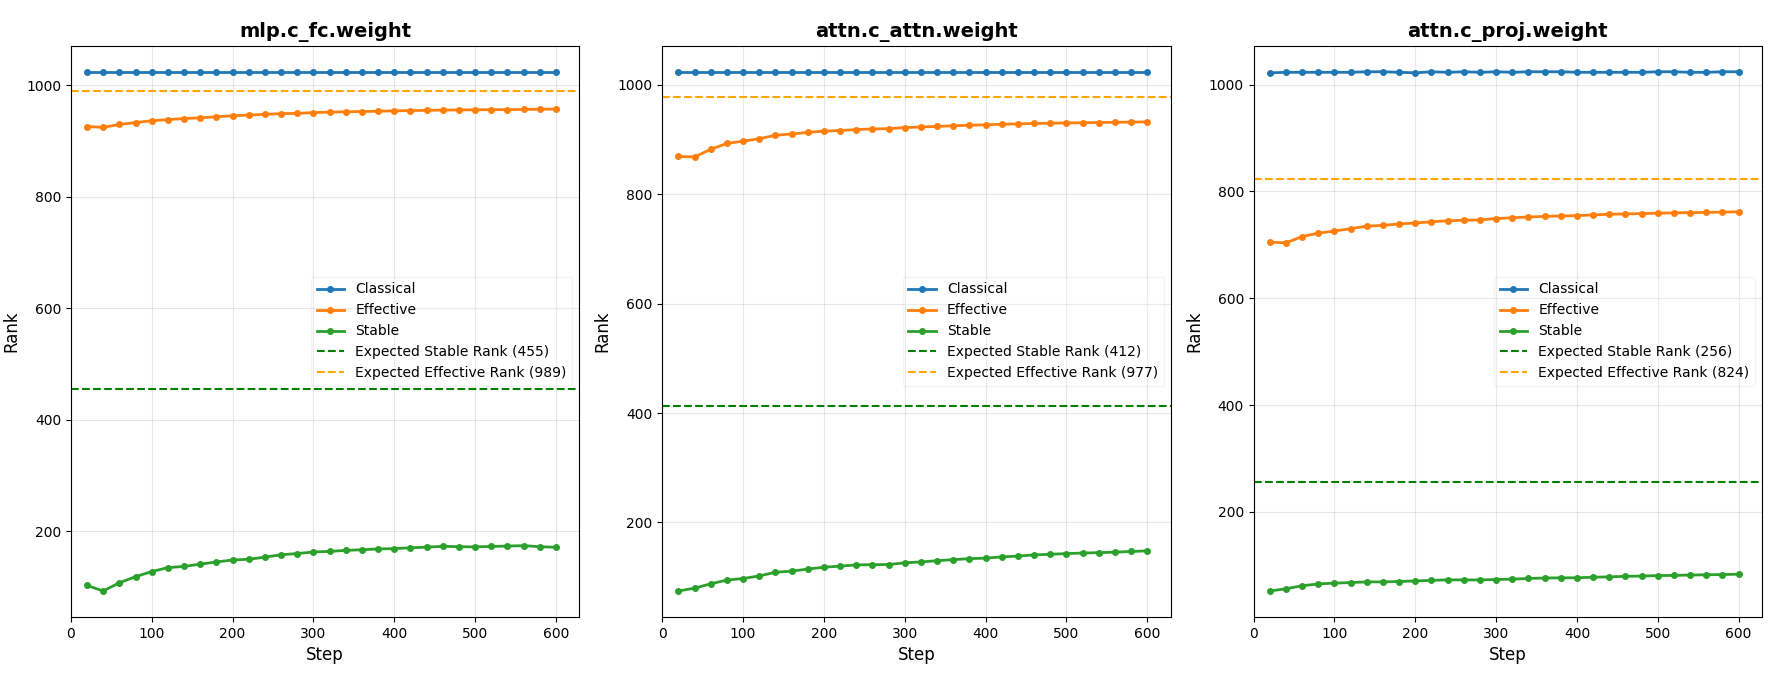

Write Python code to recreate this figure.
import pandas as pd
import matplotlib.pyplot as plt
from pathlib import Path

# --- Configuration (shared between plotting functions) ---

# Theoretical mean ranks for different shapes based on layer index
# (stable_rank, effective_rank)
THEORETICAL_RANKS = {
    0: (455, 989),    # For mlp.c_fc.weight (1024x4096)
    1: (412, 977),    # For attn.c_attn.weight (1024x3072)
    2: (256, 824)     # For attn.c_proj.weight (1024x1024)
}

# Define layer mapping (layer number -> (layer name, filename component))
LAYER_INFO = {
    0: ("mlp.c_fc.weight", "mlpfc"),
    1: ("attn.c_attn.weight", "attnweight"),
    2: ("attn.c_proj.weight", "proj")
}

CSV_DIR = Path(__file__).parent / "csvwandb"

# --- Plotting Functions ---

def plot_all_layer_ranks():
    """Generates a 3-subplot figure showing all ranks for all 3 layers."""
    fig, axes = plt.subplots(1, 3, figsize=(18, 5))
    rank_types = ["classical", "effective", "stable"]

    for layer_idx in range(3):
        ax = axes[layer_idx]
        layer_name, filename_component = LAYER_INFO[layer_idx]
        
        for rank_type in rank_types:
            filename = f"{rank_type}_attn_{layer_idx}_{filename_component}.csv"
            filepath = CSV_DIR / filename
            
            if filepath.exists():
                df = pd.read_csv(filepath)
                rank_col = [col for col in df.columns if rank_type in col and "__MIN" not in col and "__MAX" not in col]
                if rank_col:
                    ax.plot(df["Step"], df[rank_col[0]], label=rank_type.capitalize(), marker='o', markersize=4)

        ax.set_xlabel("Step", fontsize=12)
        ax.set_ylabel("Rank", fontsize=12)
        ax.set_title(f"{layer_name}", fontsize=14, fontweight='bold')
        ax.grid(True, alpha=0.3)
        ax.set_xlim(left=0)

        stable_rank, effective_rank = THEORETICAL_RANKS[layer_idx]
        ax.axhline(y=stable_rank, color='green', linestyle='--', label=f'Expected Stable Rank ({stable_rank})')
        ax.axhline(y=effective_rank, color='orange', linestyle='--', label=f'Expected Effective Rank ({effective_rank})')
        ax.legend(fontsize=10, framealpha=0.2)

    plt.tight_layout()
    plt.savefig(CSV_DIR.parent / "layer_ranks.png", dpi=300, bbox_inches='tight')
    print(f"Plot saved to {CSV_DIR.parent / 'layer_ranks.png'}")
    plt.show()


def plot_mlp_effective_rank():
    """Generates a single plot for the Effective Rank of the MLP FC layer."""
    layer_idx = 0  # MLP FC layer
    rank_type = "effective"
    
    layer_name, filename_component = LAYER_INFO[layer_idx]
    filename = f"{rank_type}_attn_{layer_idx}_{filename_component}.csv"
    filepath = CSV_DIR / filename

    if not filepath.exists():
        print(f"Error: Could not find required file {filepath}")
        return

    # Create figure
    fig, ax = plt.subplots(1, 1, figsize=(8, 6))

    # Plot data
    df = pd.read_csv(filepath)
    rank_col = [col for col in df.columns if rank_type in col and "__MIN" not in col and "__MAX" not in col][0]
    ax.plot(df["Step"], df[rank_col], label="Effective Rank", marker='o', markersize=5, color='orange')

    # Plot horizontal line for expected rank
    _, effective_rank = THEORETICAL_RANKS[layer_idx]
    ax.axhline(y=effective_rank, color='red', linestyle='--', label=f'Expected Effective Rank ({effective_rank})')

    # Customize plot
    ax.set_xlabel("Step", fontsize=12)
    ax.set_ylabel("Effective Rank", fontsize=12)
    ax.set_title(f"Effective Rank of {layer_name}", fontsize=14, fontweight='bold')
    ax.grid(True, alpha=0.3)
    ax.set_xlim(left=0)
    ax.set_ylim(bottom=900, top=1050) # Scale Y-axis to see detail
    ax.legend(fontsize=10, framealpha=0.5)

    # Save and show
    plt.tight_layout()
    save_path = CSV_DIR.parent / "mlp_effective_rank.png"
    plt.savefig(save_path, dpi=300, bbox_inches='tight')
    print(f"Plot saved to {save_path}")
    plt.show()


def plot_attn_proj_effective_rank():
    """Generates a single plot for the Effective Rank of the Attention Projection layer."""
    layer_idx = 2  # Attention Projection layer
    rank_type = "effective"
    
    layer_name, filename_component = LAYER_INFO[layer_idx]
    filename = f"{rank_type}_attn_{layer_idx}_{filename_component}.csv"
    filepath = CSV_DIR / filename

    if not filepath.exists():
        print(f"Error: Could not find required file {filepath}")
        return

    # Create figure
    fig, ax = plt.subplots(1, 1, figsize=(8, 6))

    # Plot data
    df = pd.read_csv(filepath)
    rank_col = [col for col in df.columns if rank_type in col and "__MIN" not in col and "__MAX" not in col][0]
    ax.plot(df["Step"], df[rank_col], label="Effective Rank", marker='o', markersize=5, color='orange')

    # Plot horizontal line for expected rank
    _, effective_rank = THEORETICAL_RANKS[layer_idx]
    ax.axhline(y=effective_rank, color='red', linestyle='--', label=f'Expected Effective Rank ({effective_rank})')

    # Customize plot
    ax.set_xlabel("Step", fontsize=12)
    ax.set_ylabel("Effective Rank", fontsize=12)
    ax.set_title(f"Effective Rank of {layer_name}", fontsize=14, fontweight='bold')
    ax.grid(True, alpha=0.3)
    ax.set_xlim(left=0)
    ax.set_ylim(bottom=700) # Scale Y-axis to see detail from the start
    ax.legend(fontsize=10, framealpha=0.5)

    # Save and show
    plt.tight_layout()
    save_path = CSV_DIR.parent / "attn_proj_effective_rank.png"
    plt.savefig(save_path, dpi=300, bbox_inches='tight')
    print(f"Plot saved to {save_path}")
    plt.show()


def plot_stable_ranks():
    """Generates side-by-side plots for Stable Rank of MLP FC and Attention Projection layers."""
    rank_type = "stable"
    layer_indices = [0, 2]  # mlp.c_fc.weight and attn.c_proj.weight
    
    # Create figure with 2 subplots side by side
    fig, axes = plt.subplots(1, 2, figsize=(16, 6))
    
    for idx, layer_idx in enumerate(layer_indices):
        ax = axes[idx]
        layer_name, filename_component = LAYER_INFO[layer_idx]
        filename = f"{rank_type}_attn_{layer_idx}_{filename_component}.csv"
        filepath = CSV_DIR / filename
        
        if not filepath.exists():
            print(f"Error: Could not find required file {filepath}")
            continue
        
        # Plot data
        df = pd.read_csv(filepath)
        rank_col = [col for col in df.columns if rank_type in col and "__MIN" not in col and "__MAX" not in col]
        if rank_col:
            ax.plot(df["Step"], df[rank_col[0]], label="Stable Rank", marker='o', markersize=5, color='green')
        
        # Plot horizontal line for expected stable rank
        stable_rank, _ = THEORETICAL_RANKS[layer_idx]
        ax.axhline(y=stable_rank, color='green', linestyle='--', label=f'Expected Stable Rank ({stable_rank})')
        
        # Customize plot
        ax.set_xlabel("Step", fontsize=12)
        ax.set_ylabel("Stable Rank", fontsize=12)
        ax.set_title(f"Stable Rank of {layer_name}", fontsize=14, fontweight='bold')
        ax.grid(True, alpha=0.3)
        ax.set_xlim(left=0)
        ax.legend(fontsize=10, framealpha=0.5)
    
    # Save and show
    plt.tight_layout()
    save_path = CSV_DIR.parent / "stable_ranks.png"
    plt.savefig(save_path, dpi=300, bbox_inches='tight')
    print(f"Plot saved to {save_path}")
    plt.show()


if __name__ == "__main__":
    plot_stable_ranks()
    # plot_attn_proj_effective_rank()
    # plot_mlp_effective_rank()
    # plot_all_layer_ranks()

